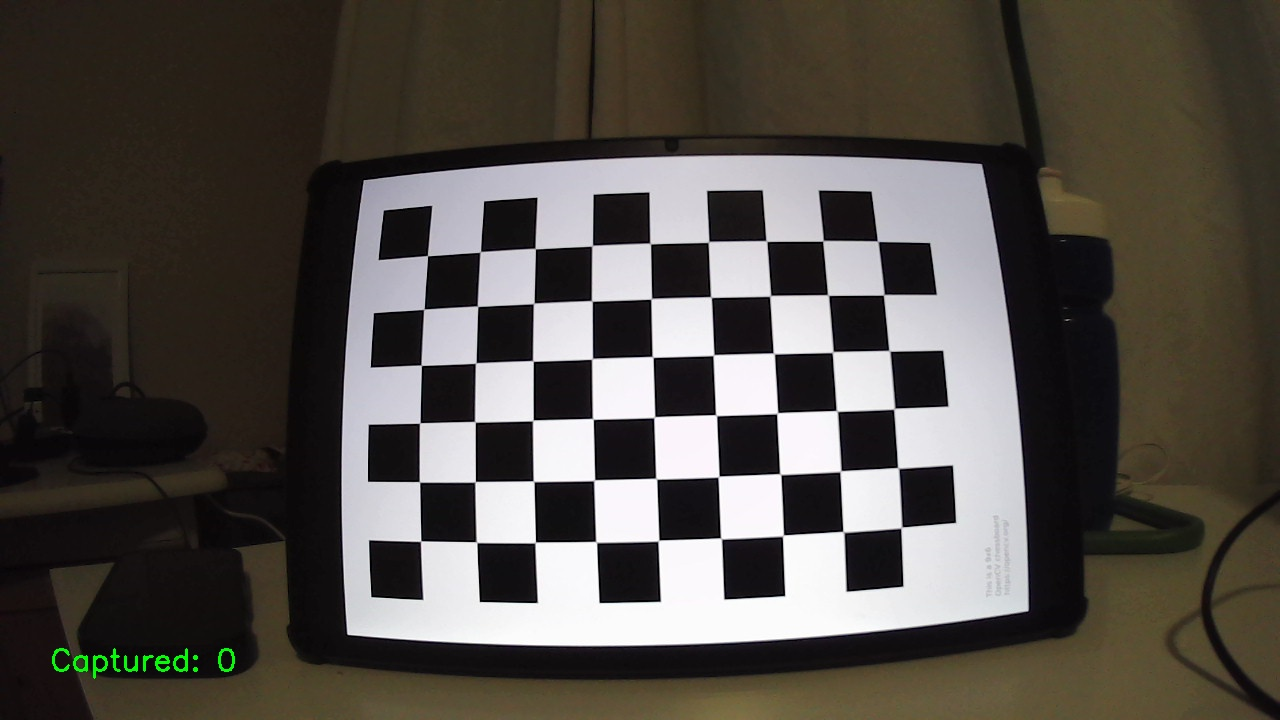
#> input picture camera_calibration/calibration_images/calibration_00.jpg, 1280 x 720 px; its folder holds only this picture in this run
$ python camera_calibration.py
#> lines starting #> are read from the running program, lines starting #| are printed output that depends on the picture; after the words box and inside, x2 and y2 are one past the last pixel; in counts of white or black regions, pixels touching at a corner belong together; long printed decimals are rounded
import numpy as np
import cv2
import glob
import os
import pickle

# Camera calibration parameters
# You can modify these variables as needed
CHESSBOARD_SIZE = (9, 6)  # Number of inner corners per chessboard row and column
SQUARE_SIZE = 2       # Size of a square in centimeters
CALIBRATION_IMAGES_PATH = 'C:/Users/hrzan/Documents/NTNU 1st Semester/Specialization Project/camera-calibration/calibration_images/*.jpg'  # Path to calibration images
OUTPUT_DIRECTORY = 'C:/Users/hrzan/Documents/NTNU 1st Semester/Specialization Project/camera-calibration/output'  # Directory to save calibration results
SAVE_UNDISTORTED = True   # Whether to save undistorted images

def calibrate_camera():
    """
    Calibrate the camera using chessboard images.

    Returns:
        ret: The RMS re-projection error
        mtx: Camera matrix
        dist: Distortion coefficients
        rvecs: Rotation vectors
        tvecs: Translation vectors
    """
    # Prepare object points (0,0,0), (1,0,0), (2,0,0) ... (8,5,0)
    objp = np.zeros((CHESSBOARD_SIZE[0] * CHESSBOARD_SIZE[1], 3), np.float32)
    objp[:, :2] = np.mgrid[0:CHESSBOARD_SIZE[0], 0:CHESSBOARD_SIZE[1]].T.reshape(-1, 2)

    # Scale object points by square size (for real-world measurements)
    objp = objp * SQUARE_SIZE

    # Arrays to store object points and image points from all images
    objpoints = []  # 3D points in real world space
    imgpoints = []  # 2D points in image plane

    # Get list of calibration images
    images = glob.glob(CALIBRATION_IMAGES_PATH)

    if not images:
        print(f"No calibration images found at {CALIBRATION_IMAGES_PATH}")
        return None, None, None, None, None

    # Create output directory if it doesn't exist
    if not os.path.exists(OUTPUT_DIRECTORY):
        os.makedirs(OUTPUT_DIRECTORY)

    print(f"Found {len(images)} calibration images")

    # Process each calibration image
    for idx, fname in enumerate(images):
        img = cv2.imread(fname)
        gray = cv2.cvtColor(img, cv2.COLOR_BGR2GRAY)

        # Find the chessboard corners
        ret, corners = cv2.findChessboardCorners(gray, CHESSBOARD_SIZE, None)

        # If found, add object points and image points
        if ret:
            objpoints.append(objp)

            # Refine corner positions
            criteria = (cv2.TERM_CRITERIA_EPS + cv2.TERM_CRITERIA_MAX_ITER, 30, 0.001)
            corners2 = cv2.cornerSubPix(gray, corners, (11, 11), (-1, -1), criteria)
            imgpoints.append(corners2)

            # Draw and display the corners
            cv2.drawChessboardCorners(img, CHESSBOARD_SIZE, corners2, ret)

            # Save image with corners drawn
            output_img_path = os.path.join(OUTPUT_DIRECTORY, f'corners_{os.path.basename(fname)}')
            cv2.imwrite(output_img_path, img)

            print(f"Processed image {idx+1}/{len(images)}: {fname} - Chessboard found")
        else:
            print(f"Processed image {idx+1}/{len(images)}: {fname} - Chessboard NOT found")

    if not objpoints:
        print("No chessboard patterns were detected in any images.")
        return None, None, None, None, None

    print("Calibrating camera...")

    # Calibrate camera
    ret, mtx, dist, rvecs, tvecs = cv2.calibrateCamera(
        objpoints, imgpoints, gray.shape[::-1], None, None
    )

    # Save calibration results
    calibration_data = {
        'camera_matrix': mtx,
        'distortion_coefficients': dist,
        'rotation_vectors': rvecs,
        'translation_vectors': tvecs,
        'reprojection_error': ret
    }

    with open(os.path.join(OUTPUT_DIRECTORY, 'calibration_data.pkl'), 'wb') as f:
        pickle.dump(calibration_data, f)

    # Save camera matrix and distortion coefficients as text files
    np.savetxt(os.path.join(OUTPUT_DIRECTORY, 'camera_matrix.txt'), mtx)
    np.savetxt(os.path.join(OUTPUT_DIRECTORY, 'distortion_coefficients.txt'), dist)

    print(f"Calibration complete! RMS re-projection error: {ret}")
    print(f"Results saved to {OUTPUT_DIRECTORY}")

    return ret, mtx, dist, rvecs, tvecs

def undistort_images(mtx, dist):
    """
    Undistort all calibration images using the calibration results.

    Args:
        mtx: Camera matrix
        dist: Distortion coefficients
    """
    if not SAVE_UNDISTORTED:
        return

    images = glob.glob(CALIBRATION_IMAGES_PATH)

    if not images:
        print(f"No images found at {CALIBRATION_IMAGES_PATH}")
        return

    undistorted_dir = os.path.join(OUTPUT_DIRECTORY, 'undistorted')
    if not os.path.exists(undistorted_dir):
        os.makedirs(undistorted_dir)

    print(f"Undistorting {len(images)} images...")

    for idx, fname in enumerate(images):
        img = cv2.imread(fname)
        h, w = img.shape[:2]

        # Refine camera matrix based on free scaling parameter
        newcameramtx, roi = cv2.getOptimalNewCameraMatrix(mtx, dist, (w, h), 1, (w, h))

        # Undistort image
        dst = cv2.undistort(img, mtx, dist, None, newcameramtx)

        # Crop the image (optional)
        x, y, w, h = roi
        dst = dst[y:y+h, x:x+w]

        # Save undistorted image
        output_img_path = os.path.join(undistorted_dir, f'undistorted_{os.path.basename(fname)}')
        cv2.imwrite(output_img_path, dst)

        print(f"Undistorted image {idx+1}/{len(images)}: {fname}")

    print(f"Undistorted images saved to {undistorted_dir}")

# [26 lines left out: function calculate_reprojection_error, not called in this run]

def main():
    """
    Main function to run the camera calibration process.
    """
    print("Starting camera calibration...")

    # Calibrate camera
    ret, mtx, dist, rvecs, tvecs = calibrate_camera()
#> in calibrate_camera, img is the input picture: shape (720, 1280, 3); mean B, G, R 71.8, 77.5, 82.4
#> in calibrate_camera, `gray = cv2.cvtColor(img, cv2.COLOR_BGR2GRAY)`:
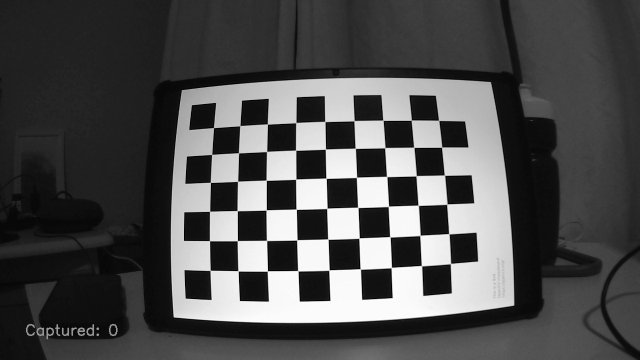
#> gray: shape (720, 1280) (shown at 1/2 size); min 0, max 255, mean 78.3
#> in calibrate_camera, `ret, corners = cv2.findChessboardCorners(gray, CHESSBOARD_SIZE, None)`: ret = True; corners = 54 rows, first 8: [427.5, 255.6], [480.4, 251.6], [535.3, 248.7], [591.9, 245.9], [650.4, 243.7], [708.5, 242], [766.4, 240.9], [823, 240.7]
#> in calibrate_camera, `corners2 = cv2.cornerSubPix(gray, corners, (11, 11), (-1, -1), criteria)`: corners2 = 54 rows, first 8: [427.5, 255.6], [480.2, 251.8], [535.2, 248.6], [592.2, 245.6], [650.2, 243.5], [708.5, 241.8], [766.4, 241.1], [823, 240.8]
#> in calibrate_camera, `cv2.drawChessboardCorners(img, CHESSBOARD_SIZE, corners2, ret)`:
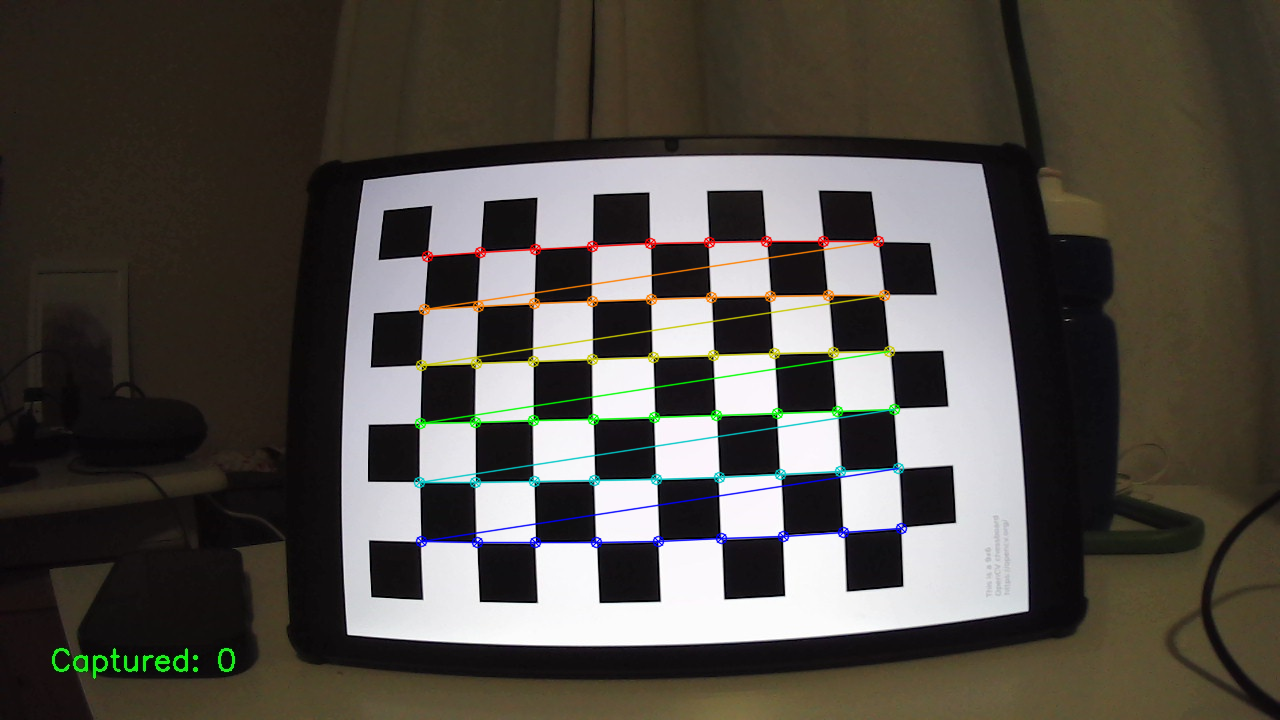
#> img: shape (720, 1280, 3); 2.14% of pixels changed, all inside (x1, y1, x2, y2) = (413, 235, 908, 549)
#> in calibrate_camera, `ret, mtx, dist, rvecs, tvecs = cv2.calibrateCamera( objpoints, imgpoin..`: ret = 0.0672; mtx = [[825, 0, 699.6], [0, 825.7, 387.4], [0, 0, 1]]; dist = [[-0.489, 0.572, -0.00071, 0.0011, -0.823]]; rvecs = ([-0.197, -0.0388, -0.0344],); tvecs = ([-9.68, -4.68, 27.43],)
#| Calibration complete! RMS re-projection error: 0.06724
#> ret = 0.0672; mtx = [[825, 0, 699.6], [0, 825.7, 387.4], [0, 0, 1]]; dist = [[-0.489, 0.572, -0.00071, 0.0011, -0.823]]; rvecs = ([-0.197, -0.0388, -0.0344],); tvecs = ([-9.68, -4.68, 27.43],)

    if mtx is None:
        print("Calibration failed. Exiting.")
        return

    # Undistort images
    undistort_images(mtx, dist)
#> in undistort_images, `newcameramtx, roi = cv2.getOptimalNewCameraMatrix(mtx, dist, (w, h), 1..`: newcameramtx = [[733.9, 0, 763.5], [0, 482.9, 281], [0, 0, 1]]; roi = (141, 54, 1138, 420)
#> in undistort_images, `dst = cv2.undistort(img, mtx, dist, None, newcameramtx)`:
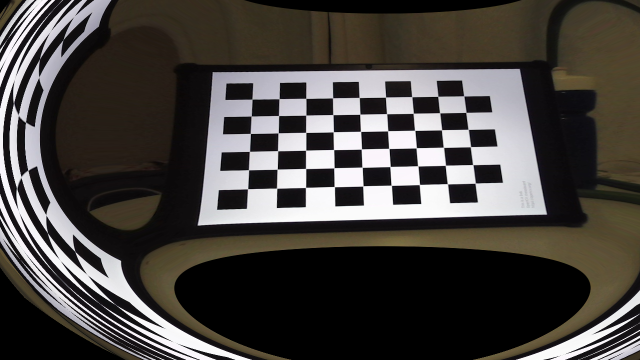
#> dst: shape (720, 1280, 3) (shown at 1/2 size); mean B, G, R 65, 68.5, 72.2
#> in undistort_images, `x, y, w, h = roi`: x = 141; y = 54; w = 1138; h = 420
#> in undistort_images, `dst = dst[y:y+h, x:x+w]`:
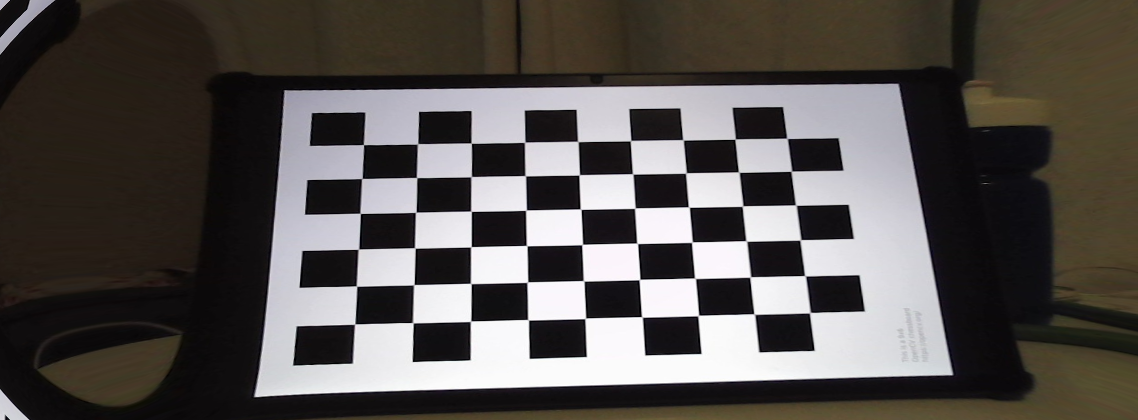
#> dst: shape (420, 1138, 3); mean B, G, R 79.4, 82.4, 86.8

    print("Camera calibration completed successfully!")

if __name__ == "__main__":
    main()

$ run again, on camera_calibration/calibration_images/calibration_04.jpg
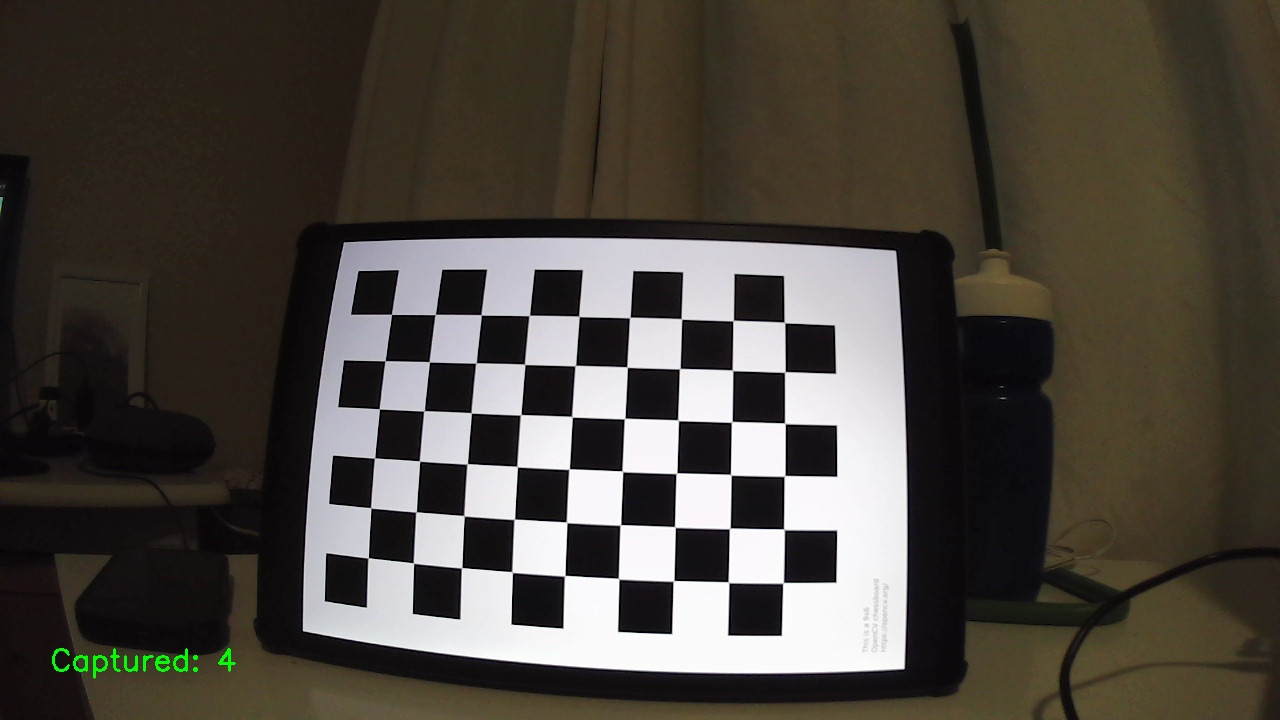
#> input picture camera_calibration/calibration_images/calibration_04.jpg, 1280 x 720 px
#> in calibrate_camera, img is the input picture: shape (720, 1280, 3); mean B, G, R 63.7, 71.2, 76.6
#> in calibrate_camera, `ret, corners = cv2.findChessboardCorners(gray, CHESSBOARD_SIZE, None)`: ret = True; corners = 54 rows, first 8: [391.6, 314.4], [435.4, 314.4], [481.3, 314.8], [529.2, 315.5], [579.1, 316.5], [629.9, 317.4], [681.6, 319], [733.1, 320.7]
#> corners2 = 54 rows, first 8: [391.5, 314.4], [435.2, 314.5], [481.2, 314.8], [529.3, 315.5], [578.9, 316.4], [629.7, 317.5], [681.4, 318.9], [733.2, 320.6]
#> in calibrate_camera, `cv2.drawChessboardCorners(img, CHESSBOARD_SIZE, corners2, ret)`:
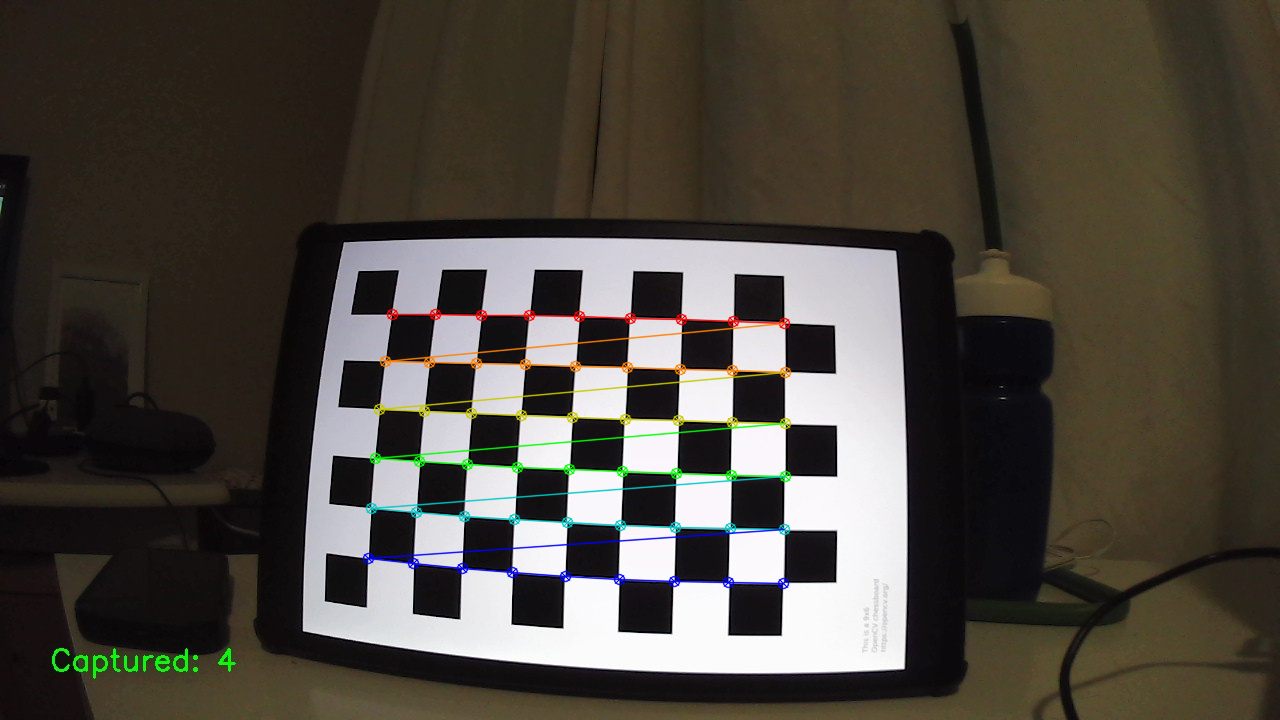
#> img: shape (720, 1280, 3); 1.92% of pixels changed, all inside (x1, y1, x2, y2) = (362, 308, 792, 590)
#> in calibrate_camera, `ret, mtx, dist, rvecs, tvecs = cv2.calibrateCamera( objpoints, imgpoin..`: ret = 0.0624; mtx = [[861.7, 0, 699.9], [0, 865.8, 388.4], [0, 0, 1]]; dist = [[-0.528, 0.559, -0.000838, 0.000736, -0.636]]; rvecs = ([-0.274, -0.021, 0.0279],); tvecs = ([-12.71, -3.03, 32.94],)
#| Calibration complete! RMS re-projection error: 0.06236
#> in main, `ret, mtx, dist, rvecs, tvecs = calibrate_camera()`: ret = 0.0624; mtx = [[861.7, 0, 699.9], [0, 865.8, 388.4], [0, 0, 1]]; dist = [[-0.528, 0.559, -0.000838, 0.000736, -0.636]]; rvecs = ([-0.274, -0.021, 0.0279],); tvecs = ([-12.71, -3.03, 32.94],)
#> newcameramtx = [[558.8, 0, 804.8], [0, 338, 493.2], [0, 0, 1]]; roi = (351, 342, 829, 281)
#> in undistort_images, `x, y, w, h = roi`: x = 351; y = 342; w = 829; h = 281
#> in undistort_images, `dst = dst[y:y+h, x:x+w]`:
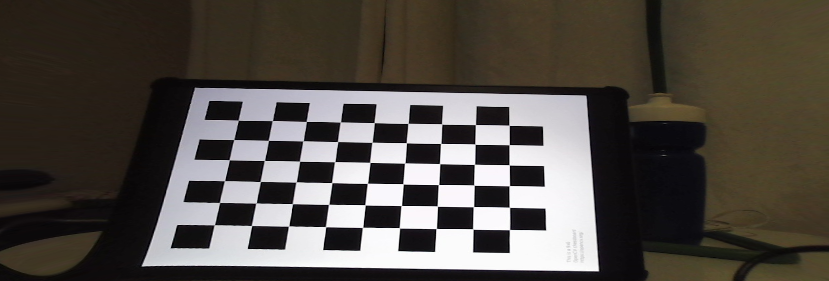
#> dst: shape (281, 829, 3); mean B, G, R 70, 76.1, 81.6
